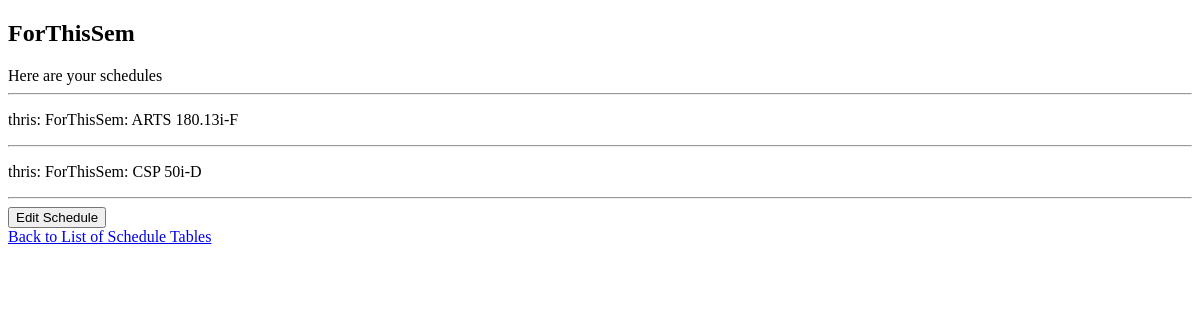
Page /schedo/2/details/ on the committed database.
### schedo/models.py (models this page shows, shortened)
class UserTable(models.Model):
    user = models.ForeignKey(User, on_delete=models.CASCADE, null=True)
    name = models.CharField(max_length=50)
    time_created = models.DateField(auto_now=False, auto_now_add=True)
    def __str__(self):
        return '{}: {}'.format(self.user, self.name)

class UserSchedule(models.Model):
    table = models.ForeignKey(UserTable, on_delete=models.CASCADE)
    schedule = models.ForeignKey(Schedule, on_delete=models.CASCADE)
    def __str__(self):
        return '{}: {}'.format(self.table, self.schedule)

class Schedule(models.Model):
    subject = models.ForeignKey(
        Subject,
        on_delete=models.CASCADE,
        default=''
    )
    time = models.ForeignKey(
        Time,
        on_delete=models.CASCADE,
        default=''
    )
    professor = models.ForeignKey(
        Professor,
        on_delete=models.CASCADE,
        default=''
    )
    section = models.CharField(max_length=10)
    max_no = models.IntegerField(
        default=1,
        validators=[
            MaxValueValidator(100),
            MinValueValidator(1)
        ]
    )
    lang = models.CharField(max_length=3)
    level = models.CharField(max_length=1)
    free_slots = models.IntegerField()
    remarks = models.CharField(max_length=200)
    s = models.CharField(max_length=1)
    p = models.CharField(max_length=1)
    def __str__(self):
        return '{}-{}'.format(self.subject.subject_code, self.section)

class Subject(models.Model):  # Subject is equivalent to course
    department = models.ForeignKey(
        Department, on_delete=models.CASCADE, default='')
    subject_code = models.CharField(primary_key=True, max_length=20)
    course_title = models.CharField(max_length=150)
    units = models.IntegerField(default=0,
                                validators=[MaxValueValidator(6),
                                            MinValueValidator(0)])
    class Meta:
        constraints = [models.UniqueConstraint(
            fields=['subject_code', 'course_title', 'units'],
            name='subj_uniq')]
        ordering = ['department', 'subject_code']

### schedo/views.py (the view)
# urls.py: path('<int:pk>/details/', UserTableDetailView.as_view(), name='userTable-details'),
class UserTableDetailView(TemplateView):
    template_name = "Schedo/schedo_details.html"
    def get_context_data(self, **kwargs):
        context = super().get_context_data(**kwargs)
        thisTable = get_object_or_404(UserTable, pk=self.kwargs['pk']) # Get current table instance
        context['thisTable'] = thisTable
        context['userSchedules'] = UserSchedule.objects.filter(table__name = thisTable.name)
        return context

### schedo/templates/Schedo/schedo_details.html (shortened to what this page needs)
{% extends 'schedo.html' %}
{% load static %}
{% block content %}
    <h2>{{thisTable.name}}</h2>
    <div>
        Here are your schedules
        <hr/>
        {% for schedule in userSchedules %}
            <p>
                {{schedule}}
            </p>
            <hr/>
        {% endfor %}
    </div>
    <div>
        <a href="../edit/">
            <button>Edit Schedule</button>
        </a>
    </div>
    <div>
        <a href="../../">Back to List of Schedule Tables</a>
    </div>
{% endblock %}

### rows in the picture
UserTable: name "ForThisSem"
UserSchedule: table+schedule "thris: ForThisSem: ARTS 180.13i-F"
UserSchedule: table+schedule "thris: ForThisSem: CSP 50i-D"
